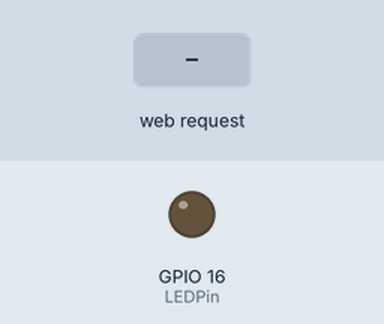
A sketch run on a simulated ESP8266 (NodeMCU). Shown: output pins drawn as LEDs (lit = HIGH). Inputs (shaded band) come from the test bench. WiFi joins after 1.5 s; servers stay silent unless stated; what the sketch prints to the serial monitor is not drawn.

Above: at 3.3 s.
3.4 s: HTTP request GET /mati received
At 4.6 s:
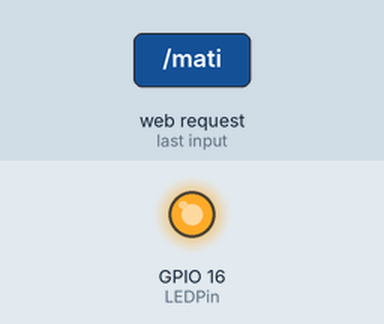
4.9 s: HTTP request GET /nyala received
At 5.8 s:
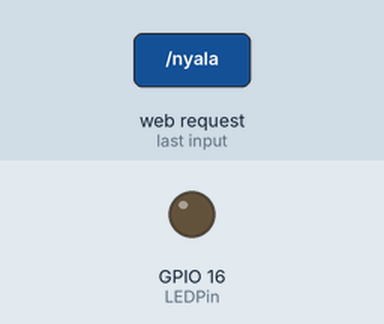
Timing chart, 0 to 7.9 s (numbered marks = the images above; inputs shaded):
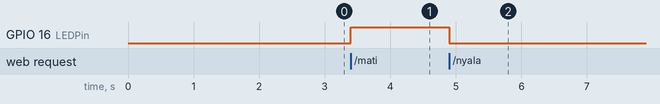

The sketch:

sketch-simple-blink-nodemcu-webserver.ino
```cpp
#include <ESP8266WiFi.h>
#include <ESP8266WebServer.h>

ESP8266WebServer server(80);

const char* ssid = "namawifinya";
const char* password = "passwordnya";
String page = "";
int LEDPin = 16; // sama dengan pin D0 (Built-in LED)

void setup() {
  pinMode(LEDPin, OUTPUT);

  page += "<meta name=\"viewport\" content=\"width=device-width, initial-scale=1.0\">";
  page += "<style> body{ text-align:center;}  </style>";
  page += "<h1>Simple Blink NodeMCU Web Server</h1><p><button onclick=\"window.location.href=\'nyala\' \">Nyala</button> <button onclick=\"window.location.href=\'mati\' \">Mati</button></p>";

  Serial.begin(9600);
  WiFi.begin(ssid, password);

  while(WiFi.status() != WL_CONNECTED) {
    delay(700);
    Serial.println("Tidak Terhubung");
  }

  Serial.println("WiFi terhubung ");
  Serial.println("SSID: ");
  Serial.println(WiFi.SSID());
  Serial.println("IP Address: ");
  Serial.println(WiFi.localIP());
  Serial.println("Server berjalan...");

  server.on("/", [](){
    server.send(200, "text/html", page);
  });
  server.on("/nyala", [](){
    server.send(200, "text/html", page);
    digitalWrite(LEDPin, LOW);
    delay(1000);
  });
  server.on("/mati", [](){
    server.send(200, "text/html", page);
    digitalWrite(LEDPin, HIGH);
    delay(1000);
  });
  server.begin();
  Serial.println("Web server berhasil dijalankan");
}

void loop() {
  server.handleClient();
}
```

Measured:
- after the input at 3.4 s, GPIO 16 (LEDPin): LOW → HIGH at once
- after the input at 4.9 s, GPIO 16 (LEDPin): HIGH → LOW at once
